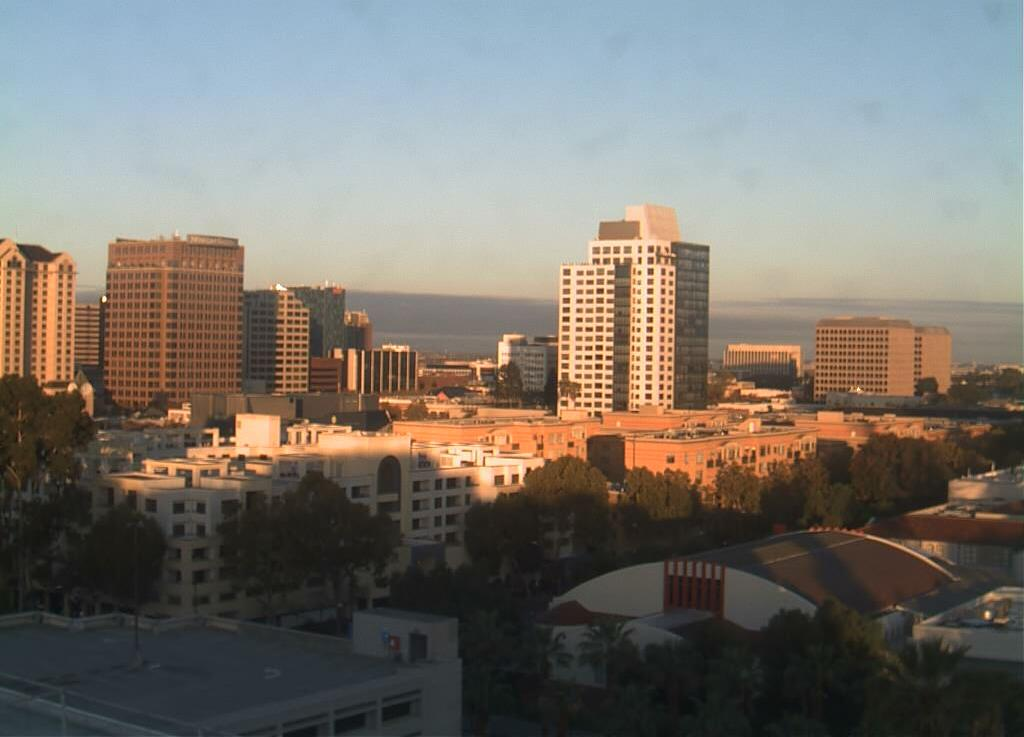
#> input picture dataset_images/20151101_145511.jpg, 1024 x 737 px
$ jupyter execute BF_matcher.ipynb
#> lines starting #> are read from the running program, lines starting #| are printed output that depends on the picture
[cell 1]
import cv2
import numpy as np
import matplotlib.pyplot as plt

path = "../dataset_images/20151101_145511.jpg"

img = cv2.imread(path)
#> img is the input picture: shape (737, 1024, 3); mean B, G, R 109.5, 116.4, 120.9

gray = cv2.cvtColor(img , cv2.COLOR_BGR2GRAY)
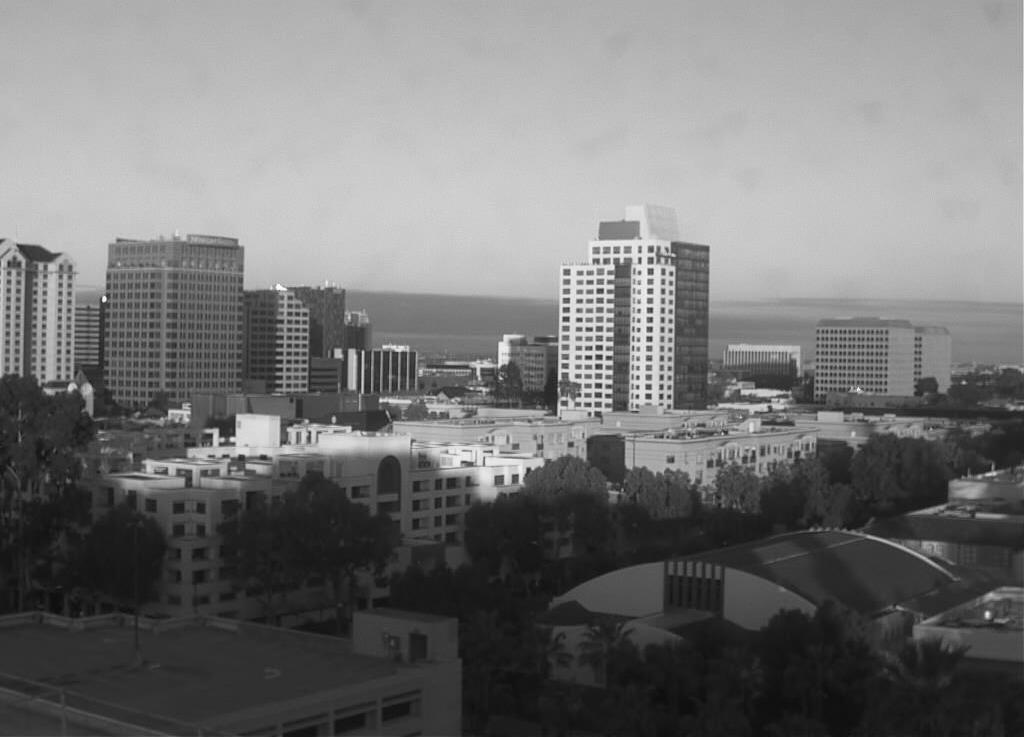
#> gray: shape (737, 1024); min 12, max 253, mean 117
plt.imshow(gray , cmap= "gray")

[cell 2]
orb  = cv2.ORB_create()

kp1 , des1 = orb.detectAndCompute(img ,None)
#> kp1 = 500 keypoints; strongest (x, y, size): (104, 300, 31), (103, 300, 37.2), (591, 357, 31), (563, 319, 37.2)
kp2 , des2 = orb.detectAndCompute(img ,None)
#> kp2 has the same summary as kp1

bf = cv2.BFMatcher(cv2.NORM_HAMMING , crossCheck= True)
matches= bf.match(des1,des2)
#> matches = 500 matches
img3 = cv2.drawMatches(img, kp1,img,kp2,matches[:100] , None , flags = cv2.DrawMatchesFlags_NOT_DRAW_SINGLE_POINTS)
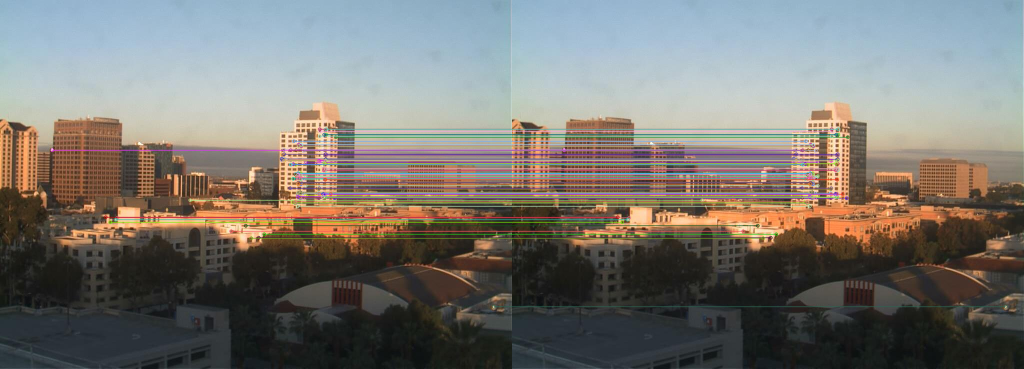
#> img3: shape (737, 2048, 3) (shown at 1/2 size); mean B, G, R 112.5, 118, 120.9

plt.imshow(img3)

$ run again, with dataset_images/20151101_145049.jpg copied over dataset_images/20151101_145511.jpg
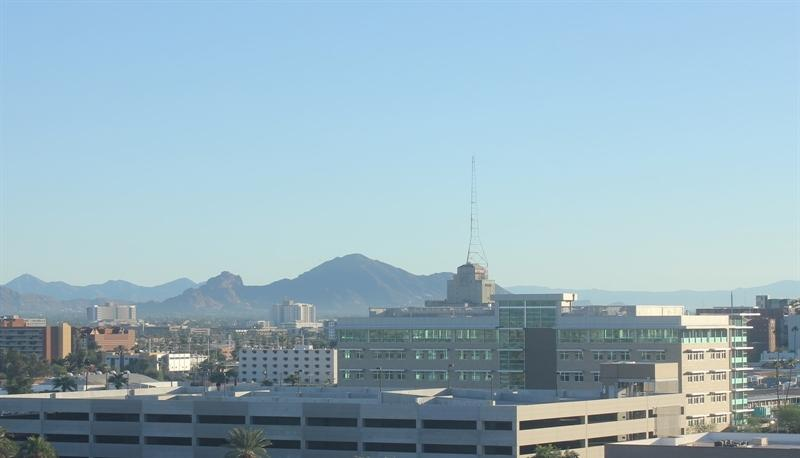
#> input picture dataset_images/20151101_145049.jpg, 800 x 458 px
#> img is the input picture: shape (458, 800, 3); mean B, G, R 191, 178, 150.7
#> `gray = cv2.cvtColor(img , cv2.COLOR_BGR2GRAY)`:
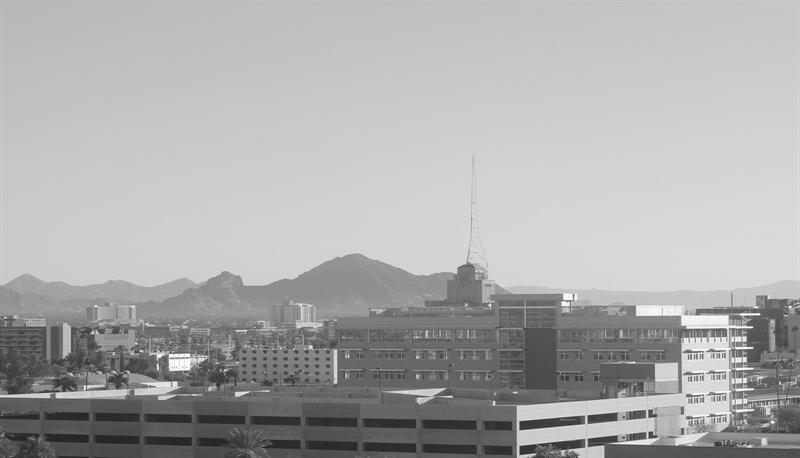
#> gray: shape (458, 800); min 29, max 254, mean 171.3
#> kp1 = 498 keypoints; strongest (x, y, size): (520, 421, 31), (588, 416, 31), (649, 416, 31), (745, 359, 31)
#> kp2 has the same summary as kp1
#> matches = 498 matches
#> `img3 = cv2.drawMatches(img, kp1,img,kp2,matches[:100] , None , flags =..`:
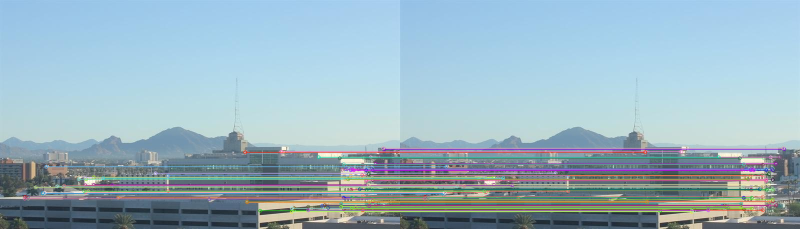
#> img3: shape (458, 1600, 3) (shown at 1/2 size); mean B, G, R 191.6, 179.3, 153.6
